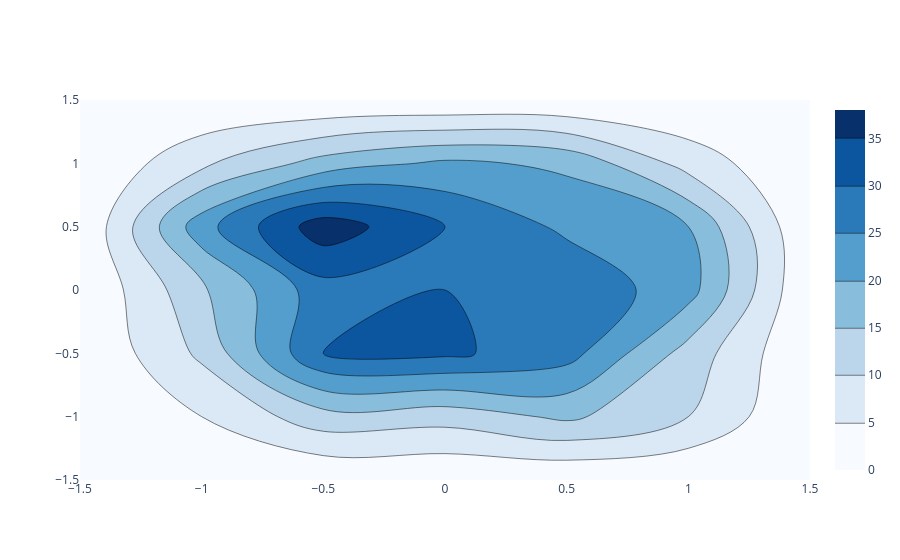

Write notebook code for a chart like this one.
### Markdown cell above
2D Histogram Contour Colorscale

### Code cell
x = np.random.uniform(-1, 1, size=500)
y = np.random.uniform(-1, 1, size=500)

fig = go.Figure(go.Histogram2dContour(
        x = x,
        y = y,
        colorscale = 'Blues'
))

fig.show()

### Figure 1 — Plotly figure (JSON) as saved in the notebook; plotly's stock layout.template omitted (floating-point values rounded to 4 significant figures; data arrays with more than 128 entries replaced by an {"elided": "..."} marker saying what was removed)
{"data": [{"colorscale": [[0, "rgb(247,251,255)"], [0.125, "rgb(222,235,247)"], [0.25, "rgb(198,219,239)"], [0.375, "rgb(158,202,225)"], [0.5, "rgb(107,174,214)"], [0.625, "rgb(66,146,198)"], [0.75, "rgb(33,113,181)"], [0.875, "rgb(8,81,156)"], [1, "rgb(8,48,107)"]], "type": "histogram2dcontour", "x": {"elided": "500 float values"}, "y": {"elided": "500 float values"}}], "layout": {}}
